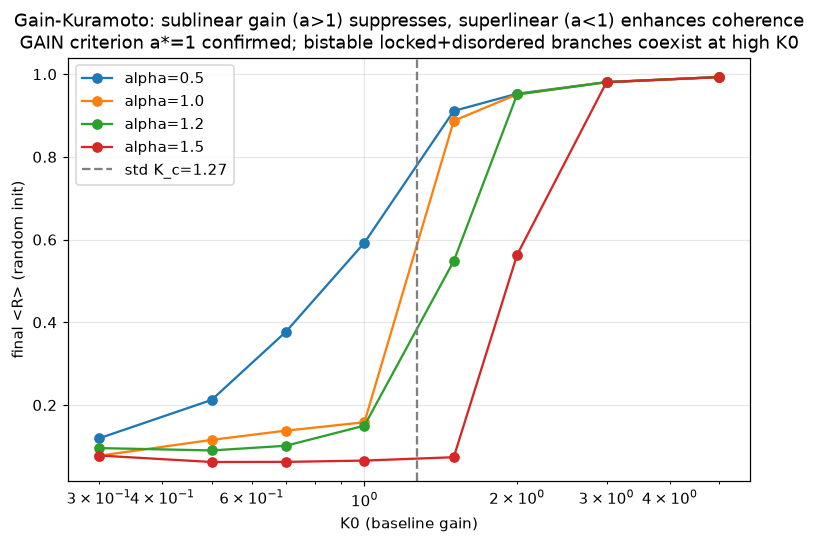

Generate this figure with Python:
import numpy as np, json
import matplotlib
matplotlib.use('Agg')
import matplotlib.pyplot as plt

def sim_gak(N,K0,alpha,omega,theta0,dt=0.02,T=40):
    theta=theta0.copy().astype(float); steps=int(T/dt); n_avg=int(0.2*steps); Rs=np.zeros(n_avg)
    for s in range(steps):
        z=np.mean(np.exp(1j*theta)); R=np.abs(z); K=K0*(R**alpha); psi=np.angle(z)
        theta=theta+dt*(omega+K*np.sin(psi-theta))
        if s>=steps-n_avg: Rs[s-(steps-n_avg)]=np.abs(np.mean(np.exp(1j*theta)))
    return Rs.mean()

rng=np.random.default_rng(7)
K0s=np.array([0.3,0.5,0.7,1.0,1.5,2.0,3.0,5.0])
alphas=[0.5,1.0,1.2,1.5]
results={}
for al in alphas:
    Rs=[]
    for K0 in K0s:
        vals=[sim_gak(200,K0,al,rng.uniform(-1,1,200),rng.uniform(0,2*np.pi,200)) for _ in range(4)]
        Rs.append(np.mean(vals))
    results[str(al)]=dict(zip([f"{k:.1f}" for k in K0s],Rs))
    print(f"alpha={al}: "+", ".join(f"{k}:{r:.2f}" for k,r in zip(K0s,Rs)))

plt.figure(figsize=(8,5))
for al in alphas:
    plt.semilogx(K0s,results[str(al)].values(),'o-',label=f'alpha={al}')
plt.axvline(1.27,ls='--',c='gray',label='std K_c=1.27')
plt.xlabel('K0 (baseline gain)'); plt.ylabel('final <R> (random init)')
plt.title('Gain-Kuramoto: sublinear gain (a>1) suppresses, superlinear (a<1) enhances coherence\nGAIN criterion a*=1 confirmed; bistable locked+disordered branches coexist at high K0')
plt.legend(); plt.grid(alpha=0.3)
plt.savefig('gak_bistability.png',dpi=110,bbox_inches='tight')
print("saved gak_bistability.png")

# subcritical contrast (K0=0.5,1.0): GAIN signature
print("\nSubcritical GAIN contrast (low K0, disordered regime):")
for K0 in [0.5,1.0]:
    row=[f"a={al}:{results[str(al)][f'{K0:.1f}']:.3f}" for al in alphas]
    print(f"  K0={K0}: "+", ".join(row))
json.dump(results,open('gak_bistability.json','w'),indent=2)
print("saved gak_bistability.json")
